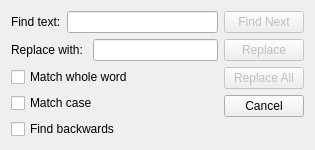
<?xml version="1.0" encoding="UTF-8"?>
<ui version="4.0">
 <class>DialogFindReplace</class>
 <widget class="QDialog" name="DialogFindReplace">
  <property name="geometry">
   <rect>
    <x>0</x>
    <y>0</y>
    <width>315</width>
    <height>145</height>
   </rect>
  </property>
  <property name="windowTitle">
   <string>Replace</string>
  </property>
  <layout class="QHBoxLayout" name="horizontalLayout_3">
   <item>
    <layout class="QVBoxLayout" name="verticalLayout">
     <item>
      <layout class="QHBoxLayout" name="horizontalLayout">
       <item>
        <widget class="QLabel" name="label">
         <property name="text">
          <string>Find text:</string>
         </property>
        </widget>
       </item>
       <item>
        <widget class="QLineEdit" name="lineEditFindText"/>
       </item>
      </layout>
     </item>
     <item>
      <layout class="QHBoxLayout" name="horizontalLayout_2">
       <item>
        <widget class="QLabel" name="label_2">
         <property name="text">
          <string>Replace with: </string>
         </property>
        </widget>
       </item>
       <item>
        <widget class="QLineEdit" name="lineEditReplaceText"/>
       </item>
      </layout>
     </item>
     <item>
      <widget class="QCheckBox" name="checkBoxMatchWholeWord">
       <property name="text">
        <string>Match whole word</string>
       </property>
      </widget>
     </item>
     <item>
      <widget class="QCheckBox" name="checkBoxMatchCase">
       <property name="text">
        <string>Match case</string>
       </property>
      </widget>
     </item>
     <item>
      <widget class="QCheckBox" name="checkBoxFindBackwards">
       <property name="text">
        <string>Find backwards</string>
       </property>
      </widget>
     </item>
     <item>
      <spacer name="verticalSpacer_2">
       <property name="orientation">
        <enum>Qt::Vertical</enum>
       </property>
       <property name="sizeHint" stdset="0">
        <size>
         <width>20</width>
         <height>40</height>
        </size>
       </property>
      </spacer>
     </item>
    </layout>
   </item>
   <item>
    <layout class="QVBoxLayout" name="verticalLayout_2">
     <item>
      <widget class="QPushButton" name="pushButtonFindNext">
       <property name="enabled">
        <bool>false</bool>
       </property>
       <property name="text">
        <string>Find Next</string>
       </property>
      </widget>
     </item>
     <item>
      <widget class="QPushButton" name="pushButtonReplace">
       <property name="enabled">
        <bool>false</bool>
       </property>
       <property name="text">
        <string>Replace</string>
       </property>
      </widget>
     </item>
     <item>
      <widget class="QPushButton" name="pushButtonReplaceAll">
       <property name="enabled">
        <bool>false</bool>
       </property>
       <property name="text">
        <string>Replace All</string>
       </property>
      </widget>
     </item>
     <item>
      <widget class="QPushButton" name="pushButtonCancel">
       <property name="text">
        <string>Cancel</string>
       </property>
      </widget>
     </item>
     <item>
      <spacer name="verticalSpacer">
       <property name="orientation">
        <enum>Qt::Vertical</enum>
       </property>
       <property name="sizeHint" stdset="0">
        <size>
         <width>20</width>
         <height>40</height>
        </size>
       </property>
      </spacer>
     </item>
    </layout>
   </item>
  </layout>
 </widget>
 <resources/>
 <connections>
  <connection>
   <sender>pushButtonCancel</sender>
   <signal>clicked()</signal>
   <receiver>DialogFindReplace</receiver>
   <slot>reject()</slot>
   <hints>
    <hint type="sourcelabel">
     <x>254</x>
     <y>108</y>
    </hint>
    <hint type="destinationlabel">
     <x>180</x>
     <y>117</y>
    </hint>
   </hints>
  </connection>
 </connections>
</ui>
